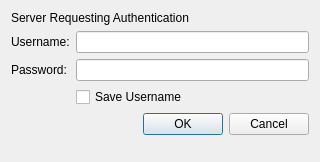
<?xml version="1.0" encoding="UTF-8"?>
<ui version="4.0">
 <class>Dialog</class>
 <widget class="QDialog" name="Dialog">
  <property name="windowModality">
   <enum>Qt::WindowModal</enum>
  </property>
  <property name="geometry">
   <rect>
    <x>0</x>
    <y>0</y>
    <width>320</width>
    <height>162</height>
   </rect>
  </property>
  <property name="windowTitle">
   <string>Please Login to Continue</string>
  </property>
  <property name="modal">
   <bool>true</bool>
  </property>
  <layout class="QFormLayout" name="formLayout">
   <item row="0" column="0" colspan="2">
    <widget class="QLabel" name="label_3">
     <property name="text">
      <string>Server Requesting Authentication</string>
     </property>
    </widget>
   </item>
   <item row="1" column="0">
    <widget class="QLabel" name="label">
     <property name="text">
      <string>Username:</string>
     </property>
    </widget>
   </item>
   <item row="1" column="1">
    <widget class="QLineEdit" name="username">
     <property name="statusTip">
      <string>Enter your username.</string>
     </property>
    </widget>
   </item>
   <item row="2" column="0">
    <widget class="QLabel" name="label_2">
     <property name="text">
      <string>Password:</string>
     </property>
    </widget>
   </item>
   <item row="2" column="1">
    <widget class="QLineEdit" name="password">
     <property name="statusTip">
      <string>Enter your password.</string>
     </property>
     <property name="inputMethodHints">
      <set>Qt::ImhSensitiveData</set>
     </property>
    </widget>
   </item>
   <item row="3" column="1">
    <widget class="QCheckBox" name="checkBox">
     <property name="text">
      <string>Save Username</string>
     </property>
    </widget>
   </item>
   <item row="4" column="1">
    <widget class="QDialogButtonBox" name="buttonBox">
     <property name="orientation">
      <enum>Qt::Horizontal</enum>
     </property>
     <property name="standardButtons">
      <set>QDialogButtonBox::Cancel|QDialogButtonBox::Ok</set>
     </property>
    </widget>
   </item>
  </layout>
 </widget>
 <resources/>
 <connections>
  <connection>
   <sender>buttonBox</sender>
   <signal>accepted()</signal>
   <receiver>Dialog</receiver>
   <slot>accept()</slot>
   <hints>
    <hint type="sourcelabel">
     <x>248</x>
     <y>254</y>
    </hint>
    <hint type="destinationlabel">
     <x>157</x>
     <y>274</y>
    </hint>
   </hints>
  </connection>
  <connection>
   <sender>buttonBox</sender>
   <signal>rejected()</signal>
   <receiver>Dialog</receiver>
   <slot>close()</slot>
   <hints>
    <hint type="sourcelabel">
     <x>316</x>
     <y>260</y>
    </hint>
    <hint type="destinationlabel">
     <x>286</x>
     <y>274</y>
    </hint>
   </hints>
  </connection>
 </connections>
</ui>
